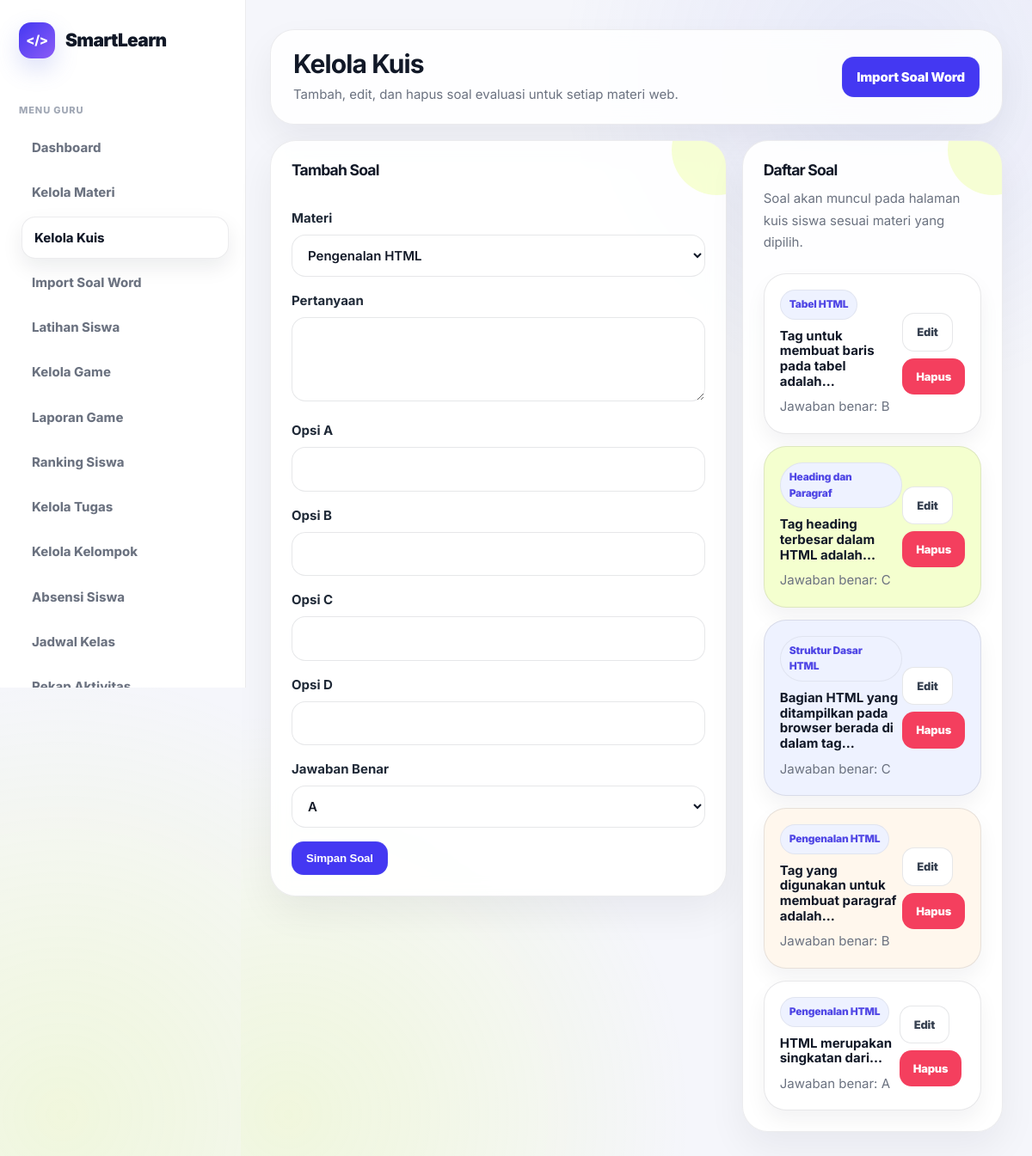
/pages/guru/kelola_kuis.php (signed in), run on the app's committed database.
### tables this page shows
CREATE TABLE IF NOT EXISTS ui_settings (
    id_setting INT AUTO_INCREMENT PRIMARY KEY,
    app_name VARCHAR(100) NOT NULL DEFAULT 'SmartLearn',
    logo_icon VARCHAR(20) NOT NULL DEFAULT '</>',
    primary_color VARCHAR(20) NOT NULL DEFAULT '#4438f2',
    accent_color VARCHAR(20) NOT NULL DEFAULT '#d8ff3e',
    sidebar_color VARCHAR(20) NOT NULL DEFAULT '#151923',
    radius_size INT NOT NULL DEFAULT 30,
    updated_at TIMESTAMP DEFAULT CURRENT_TIMESTAMP ON UPDATE CURRENT_TIMESTAMP
);

CREATE TABLE kuis (
    id_kuis INT AUTO_INCREMENT PRIMARY KEY,
    id_materi INT NOT NULL,
    pertanyaan TEXT NOT NULL,
    opsi_a VARCHAR(255) NOT NULL,
    opsi_b VARCHAR(255) NOT NULL,
    opsi_c VARCHAR(255) NOT NULL,
    opsi_d VARCHAR(255) NOT NULL,
    jawaban_benar ENUM('A','B','C','D') NOT NULL,
    FOREIGN KEY (id_materi) REFERENCES materi(id_materi) ON DELETE CASCADE
);

CREATE TABLE materi (
    id_materi INT AUTO_INCREMENT PRIMARY KEY,
    judul_materi VARCHAR(150) NOT NULL,
    deskripsi TEXT,
    isi_materi TEXT NOT NULL,
    contoh_kode TEXT,
    urutan INT DEFAULT 1,
    created_at TIMESTAMP DEFAULT CURRENT_TIMESTAMP
);

### includes/ui_settings.php (called while the page is built, shortened)
<?php
$ui = [
    'app_name' => 'SmartLearn',
    'logo_icon' => 'SL',
    'primary_color' => '#5b6ee1',
    'accent_color' => '#d8ff3e',
    'sidebar_color' => '#ffffff',
    'radius_size' => 24,
    'font_family' => 'Inter, Arial, sans-serif',
    'font_size' => 15,
    'text_color' => '#1f2937',
    'heading_color' => '#111827',
    'panel_color' => '#ffffff',
    'theme_template' => 'smartlearn_clean'
];
if (isset($koneksi)) {
    $ui_query = @mysqli_query($koneksi, "SELECT * FROM ui_settings WHERE id_setting=1");
    if ($ui_query && mysqli_num_rows($ui_query) > 0) {
        $db_ui = mysqli_fetch_assoc($ui_query);
        foreach ($db_ui as $key => $value) {
            if ($value !== null && $value !== '') {
                $ui[$key] = $value;
            }
        }
    }
}
$ui_app_name = $ui['app_name'] ?? 'SmartLearn';
$ui_logo_icon = $ui['logo_icon'] ?? 'SL';
?>

### pages/guru/kelola_kuis.php (the view, shortened to what this page needs)
<?php
include "../../config/koneksi.php";
$materi = mysqli_query($koneksi, "SELECT * FROM materi ORDER BY urutan ASC");
$kuis = mysqli_query($koneksi, "
    SELECT kuis.*, materi.judul_materi
    FROM kuis
    JOIN materi ON kuis.id_materi = materi.id_materi
    ORDER BY kuis.id_kuis DESC
");
?>
<!DOCTYPE html>
<html lang="id">
<head>
    <link rel="stylesheet" href="../../assets/css/style.css">
</head>
<body>
<div class="dashboard-layout">
    <?php include "sidebar.php"; ?>
    <main class="main">
        <div class="topbar">
            <div>
                <h1>Kelola Kuis</h1>
                <p>Tambah, edit, dan hapus soal evaluasi untuk setiap materi web.</p>
            </div>
            <div class="page-actions">
                <a href="import_soal_word.php" class="btn btn-primary">Import Soal Word</a>
            </div>
        </div>
        <section class="content-grid">
            <form method="POST" class="card">
                <h3>Tambah Soal</h3>
                <br>
                <div class="form-group">
                    <label>Materi</label>
                    <select name="id_materi" class="form-control" required>
                        <?php while($m = mysqli_fetch_assoc($materi)): ?>
                            <option value="<?= $m['id_materi']; ?>"><?= $m['judul_materi']; ?></option>
                        <?php endwhile; ?>
                    </select>
                </div>
                <div class="form-group">
                    <label>Pertanyaan</label>
                    <textarea name="pertanyaan" class="form-control" rows="3" required></textarea>
                </div>
                <div class="form-group"><label>Opsi A</label><input type="text" name="opsi_a" class="form-control" required></div>
                <div class="form-group"><label>Opsi B</label><input type="text" name="opsi_b" class="form-control" required></div>
                <div class="form-group"><label>Opsi C</label><input type="text" name="opsi_c" class="form-control" required></div>
                <div class="form-group"><label>Opsi D</label><input type="text" name="opsi_d" class="form-control" required></div>
                <div class="form-group">
                    <label>Jawaban Benar</label>
                    <select name="jawaban_benar" class="form-control" required>
                        <option value="A">A</option>
                    </select>
                </div>
                <button type="submit" name="tambah" class="btn btn-primary">Simpan Soal</button>
            </form>
            <div class="card">
                <h3>Daftar Soal</h3>
                <p>Soal akan muncul pada halaman kuis siswa sesuai materi yang dipilih.</p>
                <br>
                <div class="module-list">
                    <?php while($row = mysqli_fetch_assoc($kuis)): ?>
                        <div class="module-item">
                            <div>
                                <span class="badge badge-primary"><?= $row['judul_materi']; ?></span>
                                <h4 style="margin-top:10px;"><?= $row['pertanyaan']; ?></h4>
                                <p>Jawaban benar: <?= $row['jawaban_benar']; ?></p>
                            </div>
                            <div class="action-row">
                                <a href="edit_kuis.php?id=<?= $row['id_kuis']; ?>" class="btn btn-outline btn-sm">Edit</a>
                                <a href="?hapus=<?= $row['id_kuis']; ?>" onclick="return confirm('Hapus soal ini?')" class="btn btn-danger btn-sm">Hapus</a>
                            </div>
                        </div>
                    <?php endwhile; ?>
                </div>
            </div>
        </section>
    </main>
</div>
</body>
</html>

### pages/guru/sidebar.php (shortened to what this page needs)
<?php
$currentPage = basename($_SERVER['PHP_SELF']);
include_once "../../includes/ui_settings.php";
?>
<aside class="sidebar">
    <div class="logo">
        <div class="logo-icon"><?= htmlspecialchars($ui_logo_icon); ?></div>
        <span><?= htmlspecialchars($ui_app_name); ?></span>
    </div>
    <div class="menu">
        <div class="menu-title">Menu Guru</div>
        <a class="<?= $currentPage == 'dashboard.php' ? 'active' : ''; ?>" href="dashboard.php">Dashboard</a>
        <a class="<?= in_array($currentPage, ['kelola_materi.php','edit_materi.php']) ? 'active' : ''; ?>" href="kelola_materi.php">Kelola Materi</a>
        <a class="<?= in_array($currentPage, ['kelola_kuis.php','edit_kuis.php']) ? 'active' : ''; ?>" href="kelola_kuis.php">Kelola Kuis</a>
        <a class="<?= $currentPage == 'import_soal_word.php' ? 'active' : ''; ?>" href="import_soal_word.php">Import Soal Word</a>
        <a class="<?= $currentPage == 'latihan_siswa.php' ? 'active' : ''; ?>" href="latihan_siswa.php">Latihan Siswa</a>
        <a class="<?= in_array($currentPage, ['kelola_game.php','edit_game_question.php']) ? 'active' : ''; ?>" href="kelola_game.php">Kelola Game</a>
        <a class="<?= $currentPage == 'laporan_game.php' ? 'active' : ''; ?>" href="laporan_game.php">Laporan Game</a>
        <a class="<?= $currentPage == 'ranking.php' ? 'active' : ''; ?>" href="ranking.php">Ranking Siswa</a>
        <a class="<?= in_array($currentPage, ['kelola_tugas.php','penilaian_tugas.php']) ? 'active' : ''; ?>" href="kelola_tugas.php">Kelola Tugas</a>
        <a class="<?= $currentPage == 'kelola_kelompok.php' ? 'active' : ''; ?>" href="kelola_kelompok.php">Kelola Kelompok</a>
        <a class="<?= $currentPage == 'absensi.php' ? 'active' : ''; ?>" href="absensi.php">Absensi Siswa</a>
        <a class="<?= $currentPage == 'jadwal.php' ? 'active' : ''; ?>" href="jadwal.php">Jadwal Kelas</a>
        <a class="<?= $currentPage == 'rekap_aktivitas.php' ? 'active' : ''; ?>" href="rekap_aktivitas.php">Rekap Aktivitas</a>
    </div>
</aside>

### data on the page
ui_settings: logo_icon "</>", app_name "SmartLearn"
kuis: id_materi.judul_materi "Tabel HTML", pertanyaan "Tag untuk membuat baris pada tabel adalah...", jawaban_benar "B"
kuis: id_materi.judul_materi "Heading dan Paragraf", pertanyaan "Tag heading terbesar dalam HTML adalah...", jawaban_benar "C"
kuis: id_materi.judul_materi "Struktur Dasar HTML", pertanyaan "Bagian HTML yang ditampilkan pada browser berada di dalam tag...", jawaban_benar "C"
kuis: id_materi.judul_materi "Pengenalan HTML", pertanyaan "Tag yang digunakan untuk membuat paragraf adalah...", jawaban_benar "B"
kuis: id_materi.judul_materi "Pengenalan HTML", pertanyaan "HTML merupakan singkatan dari...", jawaban_benar "A"

### other printed values
form field id_materi "Pengenalan HTML"
